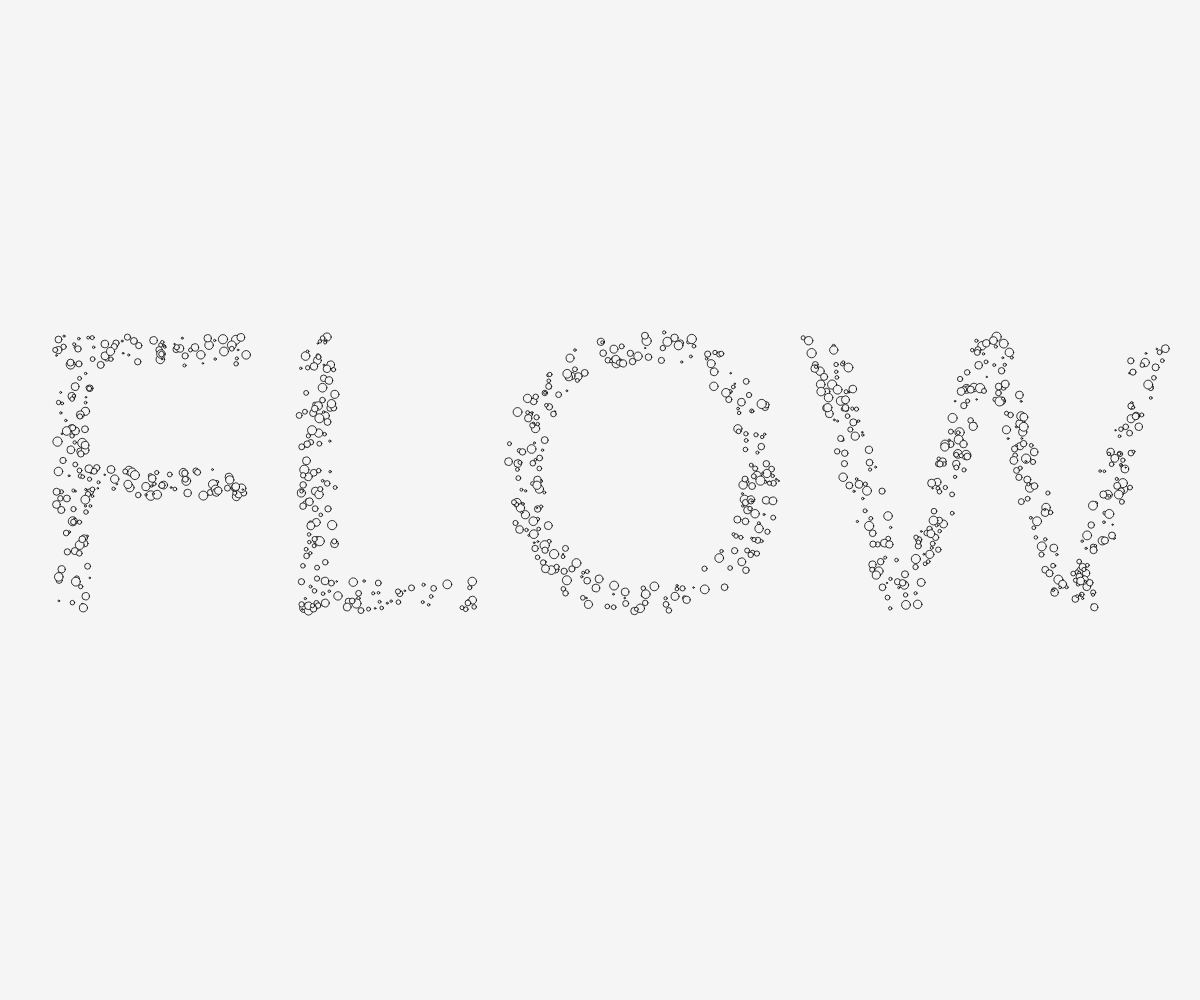
Frame 1 (no input)
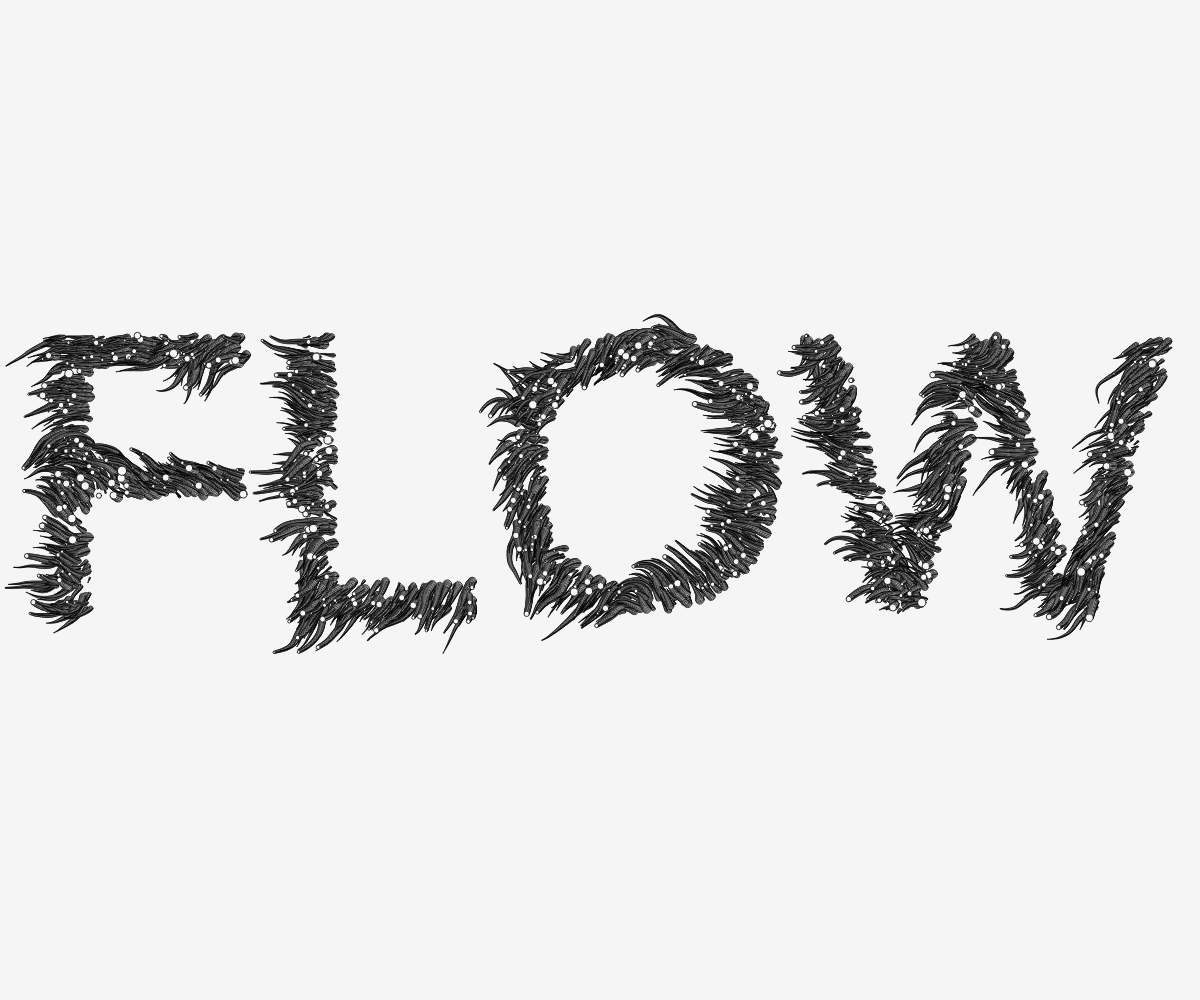
Frame 60 (no input)
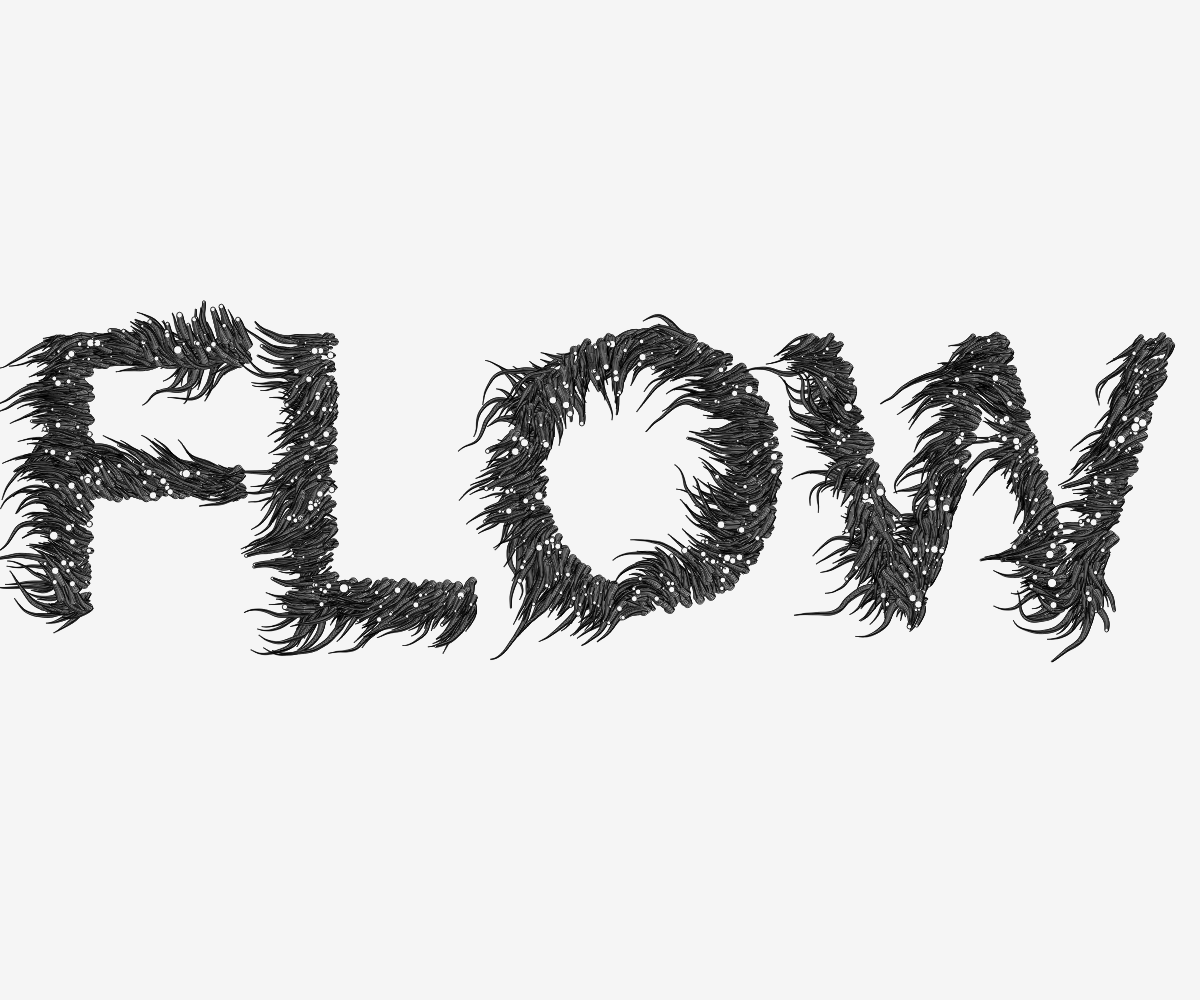
Frame 120 (the mouse pressed at the canvas centre since frame 60)

The p5.js sketch that drew these frames (run headless with seeded random() and noise() and a simulated clock; from frame 60 on, the mouse is pressed at the canvas centre):

// p5.js sketch
// ── sketch.js
const str = 'FLOW';         // Text to be rendered
const numOfParticles = 1000; // Maximum amount of particles
let particles = [];         // Where particles are stored
let bgCol, pgCol, pg, zOff;

function setup() {
    createCanvas(windowWidth, windowHeight);
    smooth();
    bgCol = color(245);
    pgCol = color(0);
    // Create off-screen graphics
    pg = createGraphics(width, height);
    pg.textSize(400);
    pg.textAlign(CENTER, CENTER);
    pg.fill(pgCol);
    pg.text(str, pg.width/2, pg.height/2);
    for (let i = 0; i < numOfParticles; i++) {
        particles.push(new Particle());
    }
    image(pg, 0, 0);
    background(bgCol);
}

function draw() {
    zOff = frameCount * 0.01;
    updateParticles();
    particles.forEach(particle => {
        particle.update(); // Update position and life of each particle
        particle.render(); // Draw each particle on the canvas
    });

    // if (frameCount >= 150) noLoop();
}

function updateParticles() {
    // Remove particles with no life left
    for (let i = particles.length-1; i >= 0; i--) {
        if (particles[i].life <= 0) particles.splice(i, 1);
    }
    // Add particles to the array until it reaches max amount
    while (particles.length < numOfParticles) particles.push(new Particle());
}
// ── particle.js
class Particle {
    constructor() {
        this.getPosition();
        this.life = random(0.2, 1.2);
        this.lifeRate = random(0.01, 0.05);
    }

    /**
     * Get random position inside the text
     */
    getPosition() {
        while (this.pos == null || !this.isInText(this.pos)) this.pos = createVector(random(width), random(height));
    }

    /**
     * Returns if particle is in the text
     * @param {object} _pos 
     * @returns {boolean} 
     */
    isInText(_pos) {
        let px = pg.get(floor(_pos.x), floor(_pos.y));
        // let pxR = px[0];
        // let pxG = px[1];
        // let pxB = px[2];

        // return (
        //     pxR == pgCol.levels[0] &&
        //     pxG == pgCol.levels[1] &&
        //     pxB == pgCol.levels[2] 
        // );
        return (
            px[0] == pgCol.levels[0] &&
            px[1] == pgCol.levels[1] &&
            px[2] == pgCol.levels[2] &&
            px[3] == pgCol.levels[3]
        );
    }

    /**
     * Updates the position of the particle based on angle and velocity
     * Decreases life of the particle by the lifeRate
     */
    update() {
        // The angle is based on a flowfield
        let angle = noise(this.pos.x*0.01, this.pos.y*0.01, zOff) * TWO_PI;
        // Create a 2D vector from angle and fc
        let vel = p5.Vector.fromAngle(angle);
        this.pos.add(vel);
        this.life -= this.lifeRate;
    }

    /**
     * Draws an ellipse on the canvas
     */
    render() {
        fill(bgCol);
        stroke(0, 200);
        let r = 8 * this.life;
        ellipse(this.pos.x, this.pos.y, r);
    }
}
// ── sketch.html
<!DOCTYPE html>
<html>

<head>
    <meta charset="utf-8">
    <title>Project 2 / Iteration 1</title>
</head>

<body>
    <script src="../../../libraries/p5/p5.min.js" type="text/javascript"></script>
    <script src="../../../libraries/p5/p5.dom.min.js" type="text/javascript"></script>
    <script src="particle.js" type="text/javascript"></script>
    <script src="sketch.js" type="text/javascript"></script>
</body>

</html>
